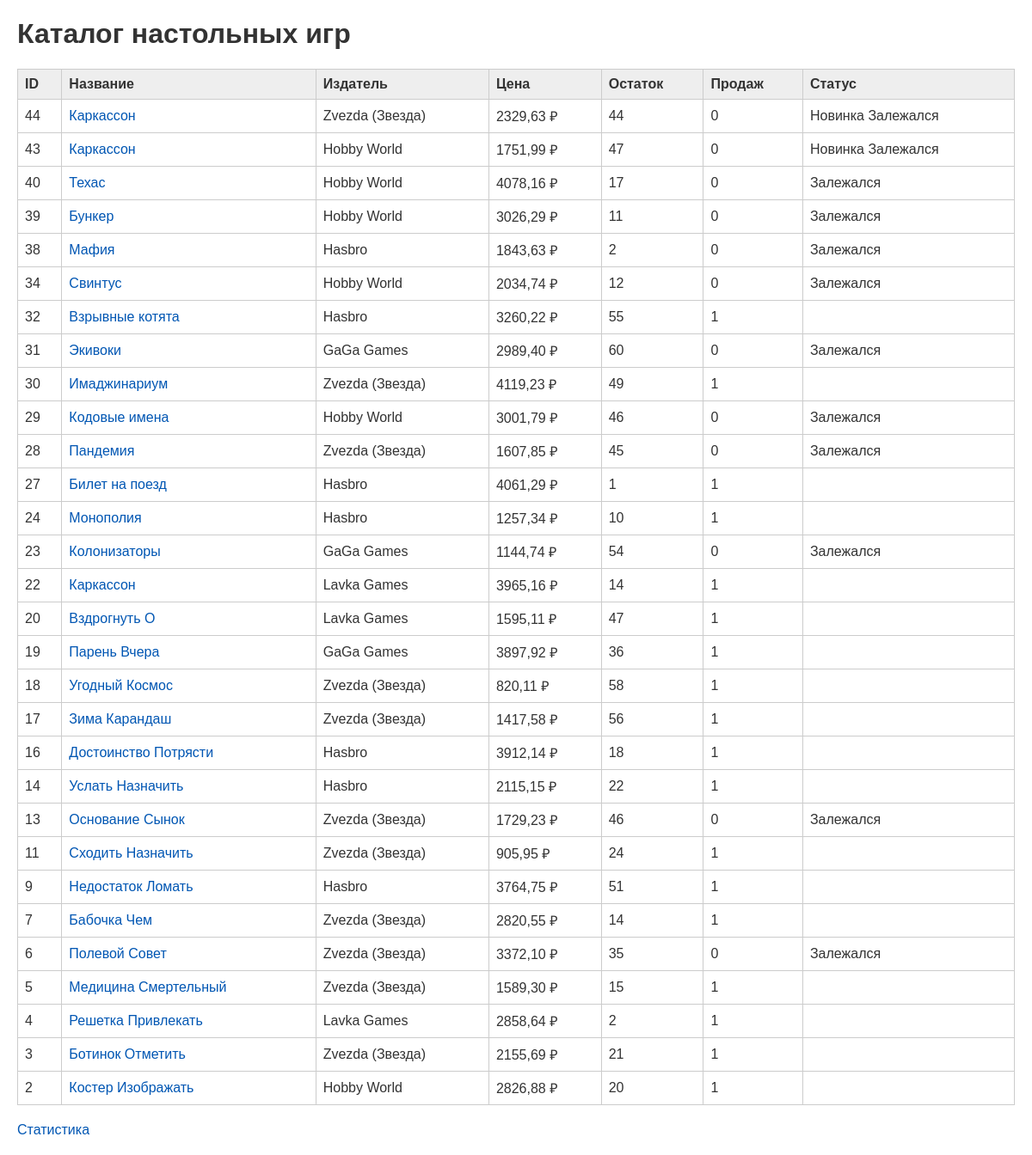
The page / on the database its author committed.
### puzzlestore/models.py (models this page shows, shortened)
class BoardGame(models.Model):
    name = models.CharField(
        max_length=255,
        verbose_name="Название игры"
    )
    image = models.ImageField(
        upload_to='games/',
        blank=True,
        null=True,
        verbose_name="Изображение"
    )
    rules_file = models.FileField(
        upload_to='rules/',
        blank=True,
        null=True,
        verbose_name="Правила (PDF)",
        validators=[
            FileExtensionValidator(
                allowed_extensions=['pdf'],
                message='Файл правил должен быть в формате PDF'
            )
        ]
    )
    description = models.TextField(
        blank=True,
        null=True,
        verbose_name="Описание"
    )
    price = models.DecimalField(
        max_digits=10,
        decimal_places=2,
        verbose_name="Цена"
    )
    age_limit = models.ForeignKey(
        AgeLimit,
        on_delete=models.PROTECT,
        related_name='board_games',
        verbose_name="Возрастное ограничение"
    )
    publisher = models.ForeignKey(
        Publisher,
        on_delete=models.PROTECT,
        related_name='board_games',
        verbose_name="Издатель"
    )
    genres = models.ManyToManyField(
        Genre,
        verbose_name="Жанры",
        related_name='board_games'
    )
    creators = models.ManyToManyField(
        Creator,
        through='BoardGameCreator',
        through_fields=('game', 'creator'),
        verbose_name="Создатели",
        related_name='board_games'
    )
    current_stock = models.PositiveIntegerField(
        default=0,
        verbose_name="Текущий остаток на складе"
    )
    rating_avg = models.DecimalField(
        max_digits=3,
        decimal_places=2,
        blank=True,
        null=True,
        verbose_name="Средний рейтинг"
    )
    created_at = models.DateTimeField(
        auto_now_add=True,
        verbose_name="Дата добавления"
    )
    objects = BoardGameManager()
    class Meta:
        verbose_name = "Настольная игра"
        verbose_name_plural = "Настольные игры"
        ordering = ['-created_at']
    def get_absolute_url(self):
        return reverse('puzzlestore:game_detail', kwargs={'pk': self.id})
    @property
    def is_new_arrival(self):
        return (timezone.now() - self.created_at).days <= 14
    @property
    def days_since_last_sale(self):
        last_sale = self.sales.order_by('-sale_date').first()
        if not last_sale:
            return 999
        return (timezone.now() - last_sale.sale_date).days
    @property
    def is_stagnant(self):
        return self.days_since_last_sale > 60

class Publisher(models.Model):
    name = models.CharField(
        max_length=255,
        unique=True,
        verbose_name="Название издателя"
    )
    website = models.URLField(
        blank=True,
        null=True,
        verbose_name="Сайт издателя"
    )
    class Meta:
        verbose_name = "Издатель"
        verbose_name_plural = "Издатели"
        ordering = ['name']

### puzzlestore/views.py (the view)
# urls.py: path('', views.catalog_view, name='catalog'),
def catalog_view(request):
    games = BoardGame.objects.available()
    games = games.exclude(genres__name='Для вечеринок')
    games = games.order_by('-created_at', 'name')
    games = games.annotate(total_sales=Count('sales'))
    games = games.prefetch_related('genres', 'publisher')
    context = {'games': games}
    return render(request, 'puzzlestore/catalog.html', context)

### puzzlestore/models.py (called while the page is built)
    def available(self):
        return self.filter(current_stock__gt=0)

### puzzlestore/templates/puzzlestore/catalog.html (shortened to what this page needs)
<!DOCTYPE html>
<html>
<head>
</head>
<body>
    <h1>Каталог настольных игр</h1>
    <table>
        <tr>
            <th>ID</th>
            <th>Название</th>
            <th>Издатель</th>
            <th>Цена</th>
            <th>Остаток</th>
            <th>Продаж</th>
            <th>Статус</th>
        </tr>
        {% for game in games %}
        <tr>
            <td>{{ game.id }}</td>
            <td><a href="{{ game.get_absolute_url }}">{{ game.name }}</a></td>
            <td>{{ game.publisher.name }}</td>
            <td>{{ game.price }} ₽</td>
            <td>{{ game.current_stock }}</td>
            <td>{{ game.total_sales|default:0 }}</td>
            <td>
                {% if game.is_new_arrival %}<span>Новинка</span>{% endif %}
                {% if game.is_stagnant %}<span>Залежался</span>{% endif %}
            </td>
        </tr>
        {% empty %}
        <tr><td colspan="7">Игр нет</td></tr>
        {% endfor %}
    </table>
    <p><a href="{% url 'puzzlestore:stats' %}">Статистика</a></p>
</body>
</html>

### puzzlestore/templates/puzzlestore/catalog.html (style rules this page uses)
body { font-family: Arial, sans-serif; margin: 20px; color: #333; }
table { border-collapse: collapse; width: 100%; margin-bottom: 20px; }
th, td { border: 1px solid #ccc; padding: 8px; text-align: left; }
th { background-color: #eee; }
a { color: #0056b3; text-decoration: none; }

### rows shown on the page
BoardGame: id "44", name "Каркассон", publisher.name "Zvezda (Звезда)", price "2329,63", current_stock "44", total_sales "0", shows "Новинка", shows "Залежался"
BoardGame: id "43", name "Каркассон", publisher.name "Hobby World", price "1751,99", current_stock "47", total_sales "0", shows "Новинка", shows "Залежался"
BoardGame: id "40", name "Техас", publisher.name "Hobby World", price "4078,16", current_stock "17", total_sales "0", shows "Залежался"
BoardGame: id "39", name "Бункер", publisher.name "Hobby World", price "3026,29", current_stock "11", total_sales "0", shows "Залежался"
BoardGame: id "38", name "Мафия", publisher.name "Hasbro", price "1843,63", current_stock "2", total_sales "0", shows "Залежался"
BoardGame: id "34", name "Свинтус", publisher.name "Hobby World", price "2034,74", current_stock "12", total_sales "0", shows "Залежался"
BoardGame: id "32", name "Взрывные котята", publisher.name "Hasbro", price "3260,22", current_stock "55", total_sales "1"
BoardGame: id "31", name "Экивоки", publisher.name "GaGa Games", price "2989,40", current_stock "60", total_sales "0", shows "Залежался"
BoardGame: id "30", name "Имаджинариум", publisher.name "Zvezda (Звезда)", price "4119,23", current_stock "49", total_sales "1"
BoardGame: id "29", name "Кодовые имена", publisher.name "Hobby World", price "3001,79", current_stock "46", total_sales "0", shows "Залежался"
BoardGame: id "28", name "Пандемия", publisher.name "Zvezda (Звезда)", price "1607,85", current_stock "45", total_sales "0", shows "Залежался"
BoardGame: id "27", name "Билет на поезд", publisher.name "Hasbro", price "4061,29", current_stock "1", total_sales "1"
BoardGame: id "24", name "Монополия", publisher.name "Hasbro", price "1257,34", current_stock "10", total_sales "1"
BoardGame: id "23", name "Колонизаторы", publisher.name "GaGa Games", price "1144,74", current_stock "54", total_sales "0", shows "Залежался"
BoardGame: id "22", name "Каркассон", publisher.name "Lavka Games", price "3965,16", current_stock "14", total_sales "1"
BoardGame: id "20", name "Вздрогнуть О", publisher.name "Lavka Games", price "1595,11", current_stock "47", total_sales "1"
BoardGame: id "19", name "Парень Вчера", publisher.name "GaGa Games", price "3897,92", current_stock "36", total_sales "1"
BoardGame: id "18", name "Угодный Космос", publisher.name "Zvezda (Звезда)", price "820,11", current_stock "58", total_sales "1"
BoardGame: id "17", name "Зима Карандаш", publisher.name "Zvezda (Звезда)", price "1417,58", current_stock "56", total_sales "1"
BoardGame: id "16", name "Достоинство Потрясти", publisher.name "Hasbro", price "3912,14", current_stock "18", total_sales "1"
BoardGame: id "14", name "Услать Назначить", publisher.name "Hasbro", price "2115,15", current_stock "22", total_sales "1"
BoardGame: id "13", name "Основание Сынок", publisher.name "Zvezda (Звезда)", price "1729,23", current_stock "46", total_sales "0", shows "Залежался"
BoardGame: id "11", name "Сходить Назначить", publisher.name "Zvezda (Звезда)", price "905,95", current_stock "24", total_sales "1"
BoardGame: id "9", name "Недостаток Ломать", publisher.name "Hasbro", price "3764,75", current_stock "51", total_sales "1"
BoardGame: id "7", name "Бабочка Чем", publisher.name "Zvezda (Звезда)", price "2820,55", current_stock "14", total_sales "1"
BoardGame: id "6", name "Полевой Совет", publisher.name "Zvezda (Звезда)", price "3372,10", current_stock "35", total_sales "0", shows "Залежался"
BoardGame: id "5", name "Медицина Смертельный", publisher.name "Zvezda (Звезда)", price "1589,30", current_stock "15", total_sales "1"
BoardGame: id "4", name "Решетка Привлекать", publisher.name "Lavka Games", price "2858,64", current_stock "2", total_sales "1"
BoardGame: id "3", name "Ботинок Отметить", publisher.name "Zvezda (Звезда)", price "2155,69", current_stock "21", total_sales "1"
BoardGame: id "2", name "Костер Изображать", publisher.name "Hobby World", price "2826,88", current_stock "20", total_sales "1"
